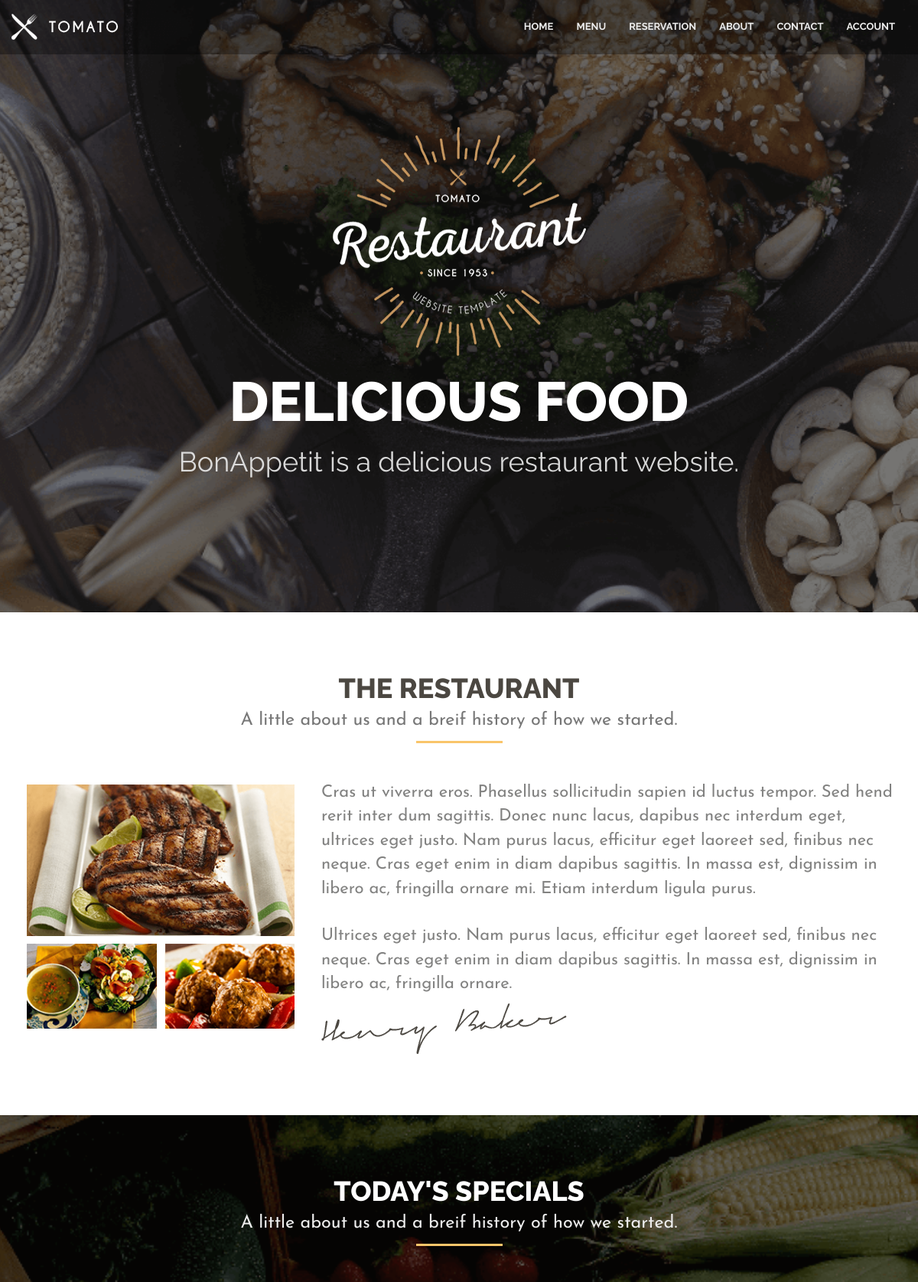
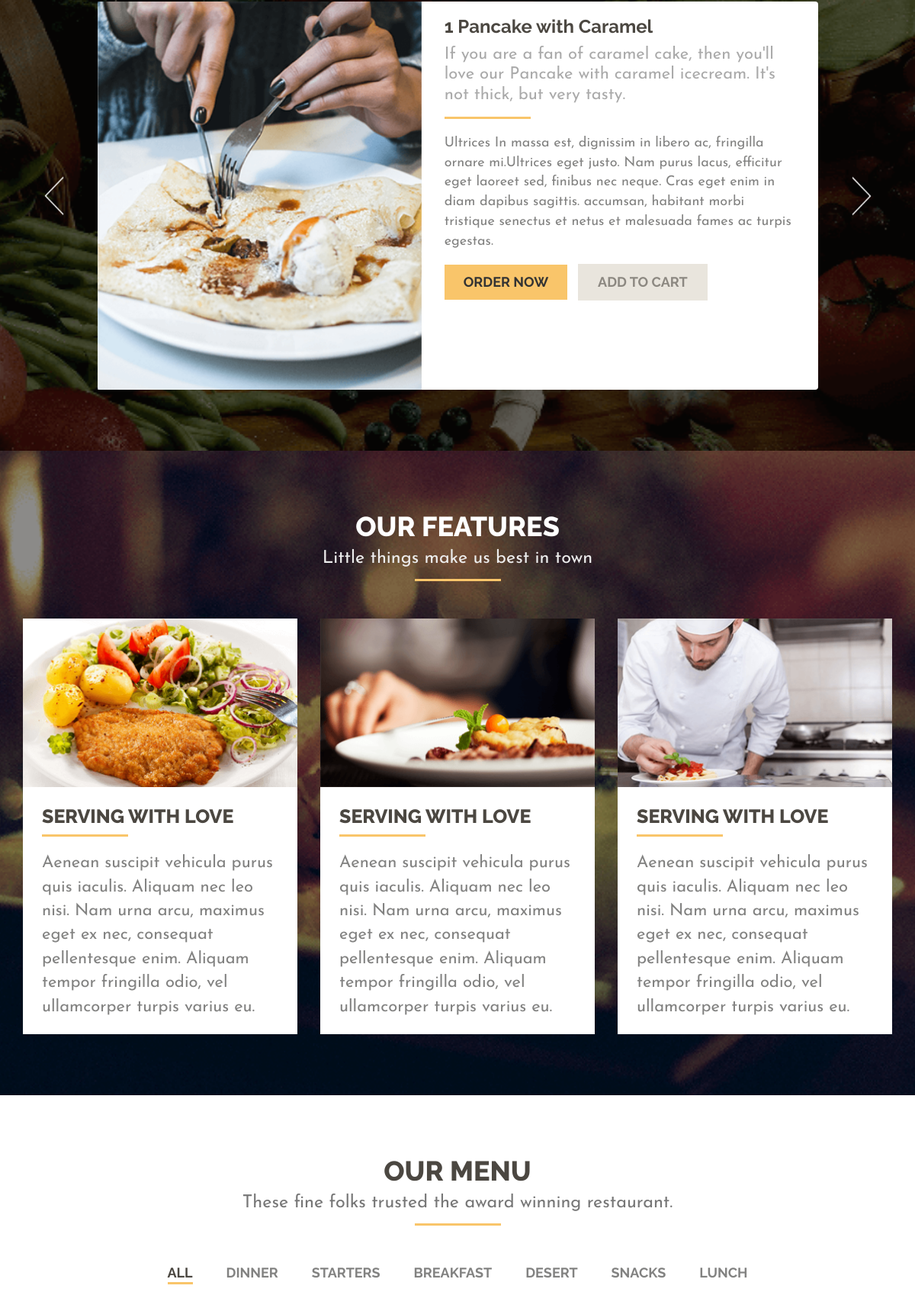
The page / (upper part) on the database its author committed (2 pictures, top to bottom).
### management/models.py (models this page shows)
class Category(models.Model):
    name = models.CharField(max_length = 20, blank =True, null=True)
    def __str__(self):
        return self.name

### customer/views.py (the view)
# urls.py: 2. Add a URL to urlpatterns:  path('', Home.as_view(), name='home')
def Home(request):
    if request.user.is_staff:
        return redirect('AdminHome')
    cat = Category.objects.all()
    dish = Dish.objects.filter(avail = True)
    if request.user.is_anonymous:
        d = {'cat':cat, 'dishes':dish}
    else:
        Cartdish, total = Total(request.user)
        d = {'cat':cat, 'dishes':dish, 'total':total, 'Cartdish':Cartdish}
        print(Cartdish)
    return render(request, 'index.html',d)

### templates/index.html (shortened to what this page needs)
{% extends "base.html" %}
{% block body %}
{% load static %}
            <section class="home">
                <div class="tittle-block">
                    <div class="logo">
                        <a href="index-2.html">
                            <img src="{% static 'img/logo.png' %}" alt="logo">
                        </a>
                    </div>
                    <h1>DELICIOUS Food</h1>
                    <h2>BonAppetit is a delicious restaurant website.</h2>
                </div>
            </section>
            <section class="about" id="about">
                <div class="container">
                    <div class="row">
                        <div class="col-md-12">
                            <div class="page-header wow fadeInDown">
                                <h1>the restaurant<small>A little about us and a breif history of how we
                                        started.</small></h1>
                            </div>
                        </div>
                    </div>
                    <div class="row wow fadeInUp">
                        <div class="col-md-4">
                            <div class="container-fluid">
                                <div class="row">
                                    <div class="col-xs-12 hidden-sm about-photo">
                                        <div class="image-thumb">
                                            <img src="{% static 'img/thumb1.png' %}" data-mfp-src="{% static 'img/fullImages/pic1.jpg' %}"
                                                class="img-responsive" alt="logo">
                                        </div>
                                    </div>
                                </div>
                                <div class="row">
                                    <div class="col-sm-6 about-photo hidden-xs">
                                        <img src="{% static 'img/thumb2.png' %}" data-mfp-src="{% static 'img/fullImages/pic2.jpg' %}"
                                            class="img-responsive" alt="logo">
                                    </div>
                                    <div class="col-sm-6 about-photo hidden-xs">
                                        <img src="{% static 'img/thumb3.png' %}" data-mfp-src="{% static 'img/fullImages/pic3.jpg' %}"
                                            class="img-responsive" alt="logo">
                                    </div>
                                </div>
                            </div>
                        </div>
                        <div class="col-md-8">
                            <p>
                                Cras ut viverra eros. Phasellus sollicitudin sapien id luctus tempor. Sed hend rerit
                                inter dum sagittis. Donec nunc lacus, dapibus nec interdum eget, ultrices eget justo.
                                Nam purus lacus, efficitur eget laoreet sed, finibus nec neque. Cras eget enim in diam
                                dapibus sagittis. In massa est, dignissim in libero ac, fringilla ornare mi. Etiam
                                interdum ligula purus.
                            </p>
                            <br>
                            <p>
                                Ultrices eget justo. Nam purus lacus, efficitur eget laoreet sed, finibus nec neque.
                                Cras eget enim in diam dapibus sagittis. In massa est, dignissim in libero ac, fringilla
                                ornare.
                            </p>
                            <img src="{% static 'img/signature.png' %}" alt="signature">
                        </div>
                    </div>
                </div>
            </section>
            <section class="special">
                <div class="container">
                    <div class="row">
                        <div class="col-md-12">
                            <div class="page-header wow fadeInDown">
                                <h1 class="white">today's specials<small>A little about us and a breif history of how we
                                        started.</small></h1>
                            </div>
                        </div>
                    </div>
                    <div class="row wow fadeInUp">
                        <div class="col-md-offset-1 col-md-10">
                            <div class="flexslider special-slider">
                                <ul class="slides">
                                    <li>
                                        <div class="slider-img">
                                            <img src="{% static 'img/thumb4.png' %}" alt="" />
                                        </div>
                                        <div class="slider-content">
                                            <div class="page-header">
                                                <h1>1 Pancake with Caramel<small>If you are a fan of caramel cake, then
                                                        you'll love our Pancake with caramel icecream. It's not thick,
                                                        but very tasty.</small></h1>
                                            </div>
                                            <p>Ultrices In massa est, dignissim in libero ac, fringilla ornare
                                                mi.Ultrices eget justo. Nam purus lacus, efficitur eget laoreet sed,
                                                finibus nec neque. Cras eget enim in diam dapibus sagittis. accumsan,
                                                habitant morbi tristique senectus et netus et malesuada fames ac turpis
                                                egestas.</p>
                                            <a class="btn btn-default" href="index-2.html" role="button">Order now</a>
                                            <a class="btn btn-secondary" href="index-2.html" role="button">Add to
                                                cart</a>
                                        </div>
                                    </li>
                                </ul>
                                <div class="direction-nav hidden-sm">
                                    <div class="next">
                                        <a><img src="{% static 'img/right-arrow.png' %}" alt="" /></a>
                                    </div>
                                    <div class="prev">
                                        <a><img src="{% static 'img/left-arrow.png' %}" alt="" /></a>
                                    </div>
                                </div>
                            </div>
                        </div>
                    </div>
                </div>
            </section>
            <section class="features">
                <div class="container">
                    <div class="row">
                        <div class="col-md-12">
                            <div class="page-header wow fadeInDown">
                                <h1 class="white">Our features<small>Little things make us best in town</small></h1>
                            </div>
                        </div>
                    </div>
                    <div class="row wow fadeInUp">
                        <div class="col-md-4 col-sm-6">
                            <div class="features-tile">
                                <div class="features-img">
                                    <img src="{% static 'img/thumb5.png' %}" alt="" />
                                </div>
                                <div class="features-content">
                                    <div class="page-header">
                                        <h1>Serving with love</h1>
                                    </div>
                                    <p>Aenean suscipit vehicula purus quis iaculis. Aliquam nec leo nisi. Nam urna arcu,
                                        maximus eget ex nec, consequat pellentesque enim. Aliquam tempor fringilla odio,
                                        vel ullamcorper turpis varius eu.</p>
                                </div>
                            </div>
                        </div>
                        <div class="col-md-4 col-sm-6">
                            <div class="features-tile">
                                <div class="features-img">
                                    <img src="{% static 'img/thumb6.png' %}" alt="" />
                                </div>
                                <div class="features-content">
                                    <div class="page-header">
                                        <h1>Serving with love</h1>
                                    </div>
                                    <p>Aenean suscipit vehicula purus quis iaculis. Aliquam nec leo nisi. Nam urna arcu,
                                        maximus eget ex nec, consequat pellentesque enim. Aliquam tempor fringilla odio,
                                        vel ullamcorper turpis varius eu.</p>
                                </div>
                            </div>
                        </div>
                        <div class="col-md-4 col-sm-6">
                            <div class="features-tile">
                                <div class="features-img">
                                    <img src="{% static 'img/thumb7.png' %}" alt="" />
                                </div>
                                <div class="features-content">
                                    <div class="page-header">
                                        <h1>Serving with love</h1>
                                    </div>
                                    <p>Aenean suscipit vehicula purus quis iaculis. Aliquam nec leo nisi. Nam urna arcu,
                                        maximus eget ex nec, consequat pellentesque enim. Aliquam tempor fringilla odio,
                                        vel ullamcorper turpis varius eu.</p>
                                </div>
                            </div>
                        </div>
                    </div>
                </div>
            </section>
            <section class="menu">
                <div class="container">
                    <div class="row">
                        <div class="col-md-12">
                            <div class="page-header wow fadeInDown">
                                <h1>Our menu<small>These fine folks trusted the award winning restaurant.</small></h1>
                            </div>
                        </div>
                    </div>
                    <div class="food-menu wow fadeInUp">
                        <div class="row">
                            <div class="col-md-12">
                                <div class="menu-tags">
                                    <span data-filter="*" class="tagsort-active">All</span>
                                    {% for i in cat %}
                                    <span data-filter=".{{ i }}">{{ i }}</span>
                                    {% endfor %}
                                </div>
                            </div>
                        </div>
                        <div class="row menu-items">
                        </div>
                    </div>
                </div>
            </section>
            {% endblock body %}

### rows shown on the page
Category: name "DINNER"
Category: name "STARTERS"
Category: name "BREAKFAST"
Category: name "DESERT"
Category: name "SNACKS"
Category: name "LUNCH"
